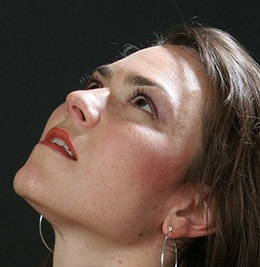
%> input picture Week6/SampleImages/Face.jpg, 260 x 267 px
$ octave script.m   (GNU Octave 9; MATLAB toolbox functions it lacks are replaced by stand-ins)
%> lines starting %> are read from the running program, lines starting %| are printed output that depends on the picture
inputimage = imread('SampleImages/Face.jpg');
%> inputimage is the input picture: size 267x260x3 uint8; mean R, G, B 96, 77.7, 68
A = rgb2gray(inputimage);
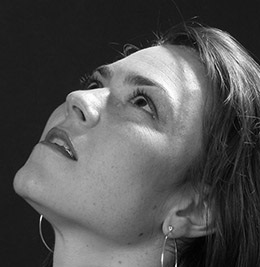
%> A: size 267x260 uint8; min 1, max 255, mean 82.1
figure;
subplot(2,2,1);
imshow(A);
h3 = fspecial('average', 3);
B = imfilter(A, h3);
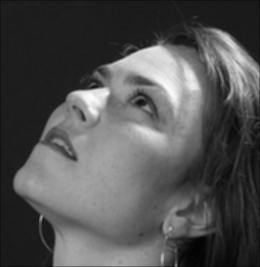
%> B: size 267x260 uint8; min 3, max 253, mean 81.9
subplot(2,2,2);
imshow(B);
h7 = fspecial('average', 7);
C = imfilter(A, h7);
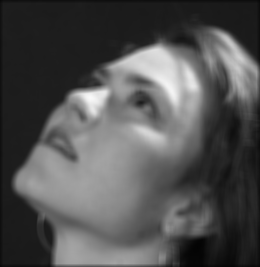
%> C: size 267x260 uint8; min 3, max 249, mean 81.6
subplot(2,2,3);
imshow(C);
